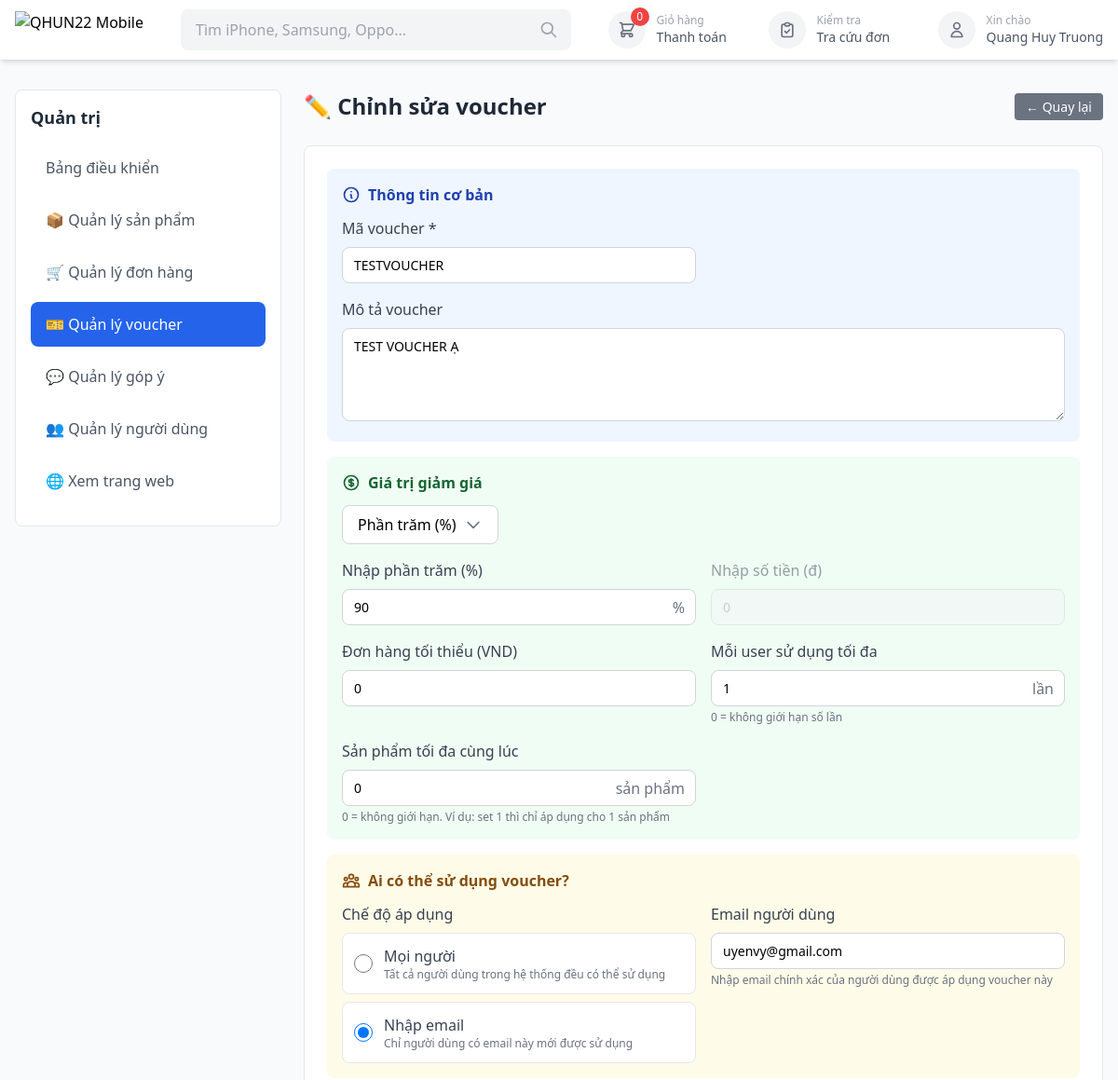
The page /qhun22/vouchers/8/edit/ (signed in, upper part) on the database as committed earlier.
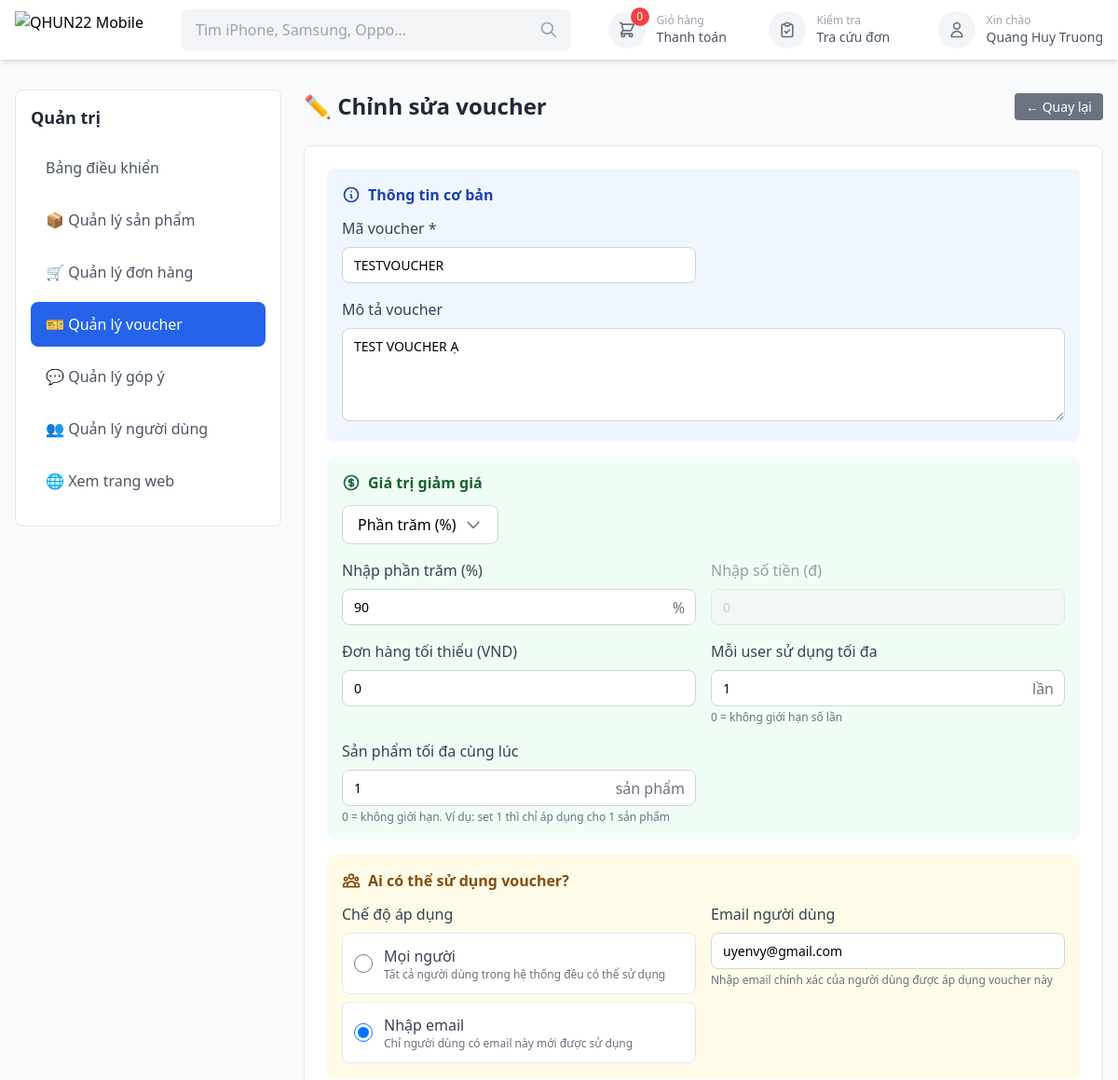
The same page on the database as committed later.
### shop/models.py (models this page shows, shortened)
class Coupon(models.Model):
    DISCOUNT_TYPE_CHOICES = [
        ('percent', 'Giảm theo phần trăm'),
        ('fixed', 'Giảm số tiền cố định'),
    ]
    USAGE_TYPE_CHOICES = [
        ('all', 'Mọi người'),
        ('specific', 'Nhập email'),
    ]
    code = models.CharField(
        max_length=50,
        unique=True,
        verbose_name="Mã giảm giá"
    )
    description = models.TextField(
        blank=True,
        default='',
        verbose_name="Mô tả voucher"
    )
    discount_type = models.CharField(
        max_length=10,
        choices=DISCOUNT_TYPE_CHOICES,
        default='percent',
        verbose_name="Loại giảm giá"
    )
    discount_value = models.PositiveIntegerField(
        default=0,
        verbose_name="Giá trị giảm"
    )
    min_order = models.PositiveIntegerField(
        default=0,
        verbose_name="Đơn hàng tối thiểu (VND)"
    )
    max_usage = models.PositiveIntegerField(
        default=0,
        verbose_name="Số người sử dụng tối đa",
        help_text="0 = không giới hạn số người"
    )
    max_usage_per_user = models.PositiveIntegerField(
        default=1,
        verbose_name="Mỗi user sử dụng tối đa",
        help_text="Số lần mỗi user được sử dụng voucher này"
    )
    usage_type = models.CharField(
        max_length=10,
        choices=USAGE_TYPE_CHOICES,
        default='all',
        verbose_name="Ai có thể sử dụng"
    )
    specific_email = models.EmailField(
        blank=True,
        null=True,
        verbose_name="Email áp dụng",
        help_text="Nhập email người dùng được sử dụng voucher này"
    )
    is_active = models.BooleanField(default=True, verbose_name="Còn hiệu lực")
    expires_at = models.DateTimeField(
        null=True,
        blank=True,
        verbose_name="Hết hạn"
    )
    max_product_limit = models.PositiveIntegerField(
        default=0,
        verbose_name="Sản phẩm tối đa cùng lúc",
        help_text="0 = không giới hạn. Ví dụ: set 1 thì chỉ áp dụng cho 1 sản phẩm, set 3 thì áp dụng cho tối đa 3 sản phẩm."
    )
    class Meta:
        verbose_name = "Mã giảm giá"
        verbose_name_plural = "Mã giảm giá"

### shop/views.py (the view, shortened to what this page needs)
# urls.py: path('qhun22/vouchers/<int:voucher_id>/edit/', views.admin_voucher_edit, name='admin_voucher_edit'),
@user_passes_test(is_admin)
def admin_voucher_edit(request, voucher_id):
    voucher = get_object_or_404(Coupon, id=voucher_id)
    context = {
        'voucher': voucher,
        'page_title': 'Chỉnh sửa voucher - Admin',
    }
    return render(request, 'admin/voucher_form.html', context)

### shop/context_processors.py (called while the page is built)
def cart_context(request):
    from shop.models import Cart
    cart = None
    if request.user.is_authenticated:
        cart = Cart.objects.filter(user=request.user).first()
    else:
        session_key = request.session.session_key
        if session_key:
            cart = Cart.objects.filter(session_key=session_key).first()
    return {
        'cart': cart,
    }

### shop/models.py (called while the page is built)
    @property
    def total_items(self):
        return sum(item.quantity for item in self.items.all())

### shop/views.py (called while the page is built)
def is_admin(user):
    return user.is_staff or user.is_superuser

### templates/admin/voucher_form.html (shortened to what the changed rows need)
{% extends 'base.html' %}
{% load static %}
{% block extra_css %}
<link rel="stylesheet" href="{% static 'css/admin.css' %}">
{% endblock %}
{% block content %}
<div class="admin-container">
    <div class="admin-max-width">
        <div class="flex flex-col md:flex-row gap-6">
            <div class="admin-sidebar">
                <div class="admin-sidebar-card">
                    <h2 class="admin-sidebar-title">Quản trị</h2>
                </div>
            </div>
            <div class="admin-content">
                <div class="admin-header">
                    <div class="flex items-center justify-between">
                        <div>
                            <h1 class="admin-title">{% if voucher %}✏️ Chỉnh sửa voucher{% else %}➕ Thêm voucher mới{% endif %}</h1>
                        </div>
                    </div>
                </div>
                <div class="admin-card">
                    <form method="POST" id="voucherForm">
                        <div class="bg-blue-50 rounded-lg p-4 mb-4">
                            <div class="grid grid-cols-1 md:grid-cols-2 gap-4">
                                <div>
                                    <label class="block text-gray-700 mb-2">Mã voucher *</label>
                                    <input type="text" name="code"
                                           value="{{ voucher.code|default:'' }}" required
                                           placeholder="Ví dụ: SUMMER2024"
                                           class="admin-input" style="text-transform: uppercase;">
                                </div>
                            </div>
                            <div class="mt-4">
                                <label class="block text-gray-700 mb-2">Mô tả voucher</label>
                                <textarea name="description" rows="3"
                                          placeholder="Nhập mô tả voucher (tùy chọn)..."
                                          class="admin-input">{{ voucher.description|default:'' }}</textarea>
                            </div>
                        </div>
                        <div class="bg-green-50 rounded-lg p-4 mb-4">
                            <div class="grid grid-cols-1 md:grid-cols-2 gap-4 mt-4">
                                <div id="percent_input_container" class="{% if voucher.discount_type == 'fixed' %}opacity-50{% endif %}">
                                    <div class="relative">
                                        <input type="number" name="discount_value_percent"
                                               value="{% if voucher.discount_type != 'fixed' %}{{ voucher.discount_value|default:0 }}{% endif %}"
                                               min="0" max="100"
                                               placeholder="0"
                                               class="admin-input pr-8 {% if voucher.discount_type == 'fixed' %}pointer-events-none{% endif %}"
                                               oninput="updateDiscountValue('percent', this.value)">
                                        <span class="absolute right-3 top-1/2 -translate-y-1/2 text-gray-500">%</span>
                                    </div>
                                </div>
                                <div id="fixed_input_container" class="{% if voucher.discount_type != 'fixed' %}opacity-50{% endif %}">
                                    <label class="block text-gray-700 mb-2">Nhập số tiền (đ)</label>
                                    <input type="number" name="discount_value_fixed"
                                           value="{% if voucher.discount_type == 'fixed' %}{{ voucher.discount_value|default:0 }}{% endif %}"
                                           min="0"
                                           placeholder="0"
                                           class="admin-input {% if voucher.discount_type != 'fixed' %}pointer-events-none{% endif %}"
                                           {% if voucher.discount_type != 'fixed' %}disabled{% endif %}
                                           oninput="updateDiscountValue('fixed', this.value)">
                                </div>
                            </div>
                            <div class="grid grid-cols-1 md:grid-cols-2 gap-4 mt-4">
                                <div>
                                    <label class="block text-gray-700 mb-2">Đơn hàng tối thiểu (VND)</label>
                                    <input type="number" name="min_order"
                                           value="{{ voucher.min_order|default:0 }}"
                                           min="0"
                                           placeholder="Nhập giá trị tối thiểu"
                                           class="admin-input">
                                </div>
                                <div>
                                    <div class="relative">
                                        <input type="number" name="max_usage_per_user"
                                               value="{{ voucher.max_usage_per_user|default:1 }}"
                                               min="0"
                                               placeholder="1"
                                               class="admin-input pr-8">
                                        <span class="absolute right-3 top-1/2 -translate-y-1/2 text-gray-500">lần</span>
                                    </div>
                                </div>
                                <div>
                                    <div class="relative">
                                        <input type="number" name="max_product_limit"
                                               value="{{ voucher.max_product_limit|default:0 }}"
                                               min="0"
                                               placeholder="0"
                                               class="admin-input pr-8">
                                        <span class="absolute right-3 top-1/2 -translate-y-1/2 text-gray-500">sản phẩm</span>
                                    </div>
                                </div>
                            </div>
                        </div>
                        <div class="bg-yellow-50 rounded-lg p-4 mb-4">
                            <div class="grid grid-cols-1 md:grid-cols-2 gap-4">
                                <div>
                                    <div class="space-y-2">
                                        <label class="flex items-center gap-3 p-3 bg-white rounded-lg border border-gray-200 cursor-pointer hover:bg-gray-50 transition-colors">
                                            <input type="radio" name="usage_type" value="all"
                                                   class="w-5 h-5 text-blue-600"
                                                   onchange="toggleEmailField()">
                                            <div>
                                                <span class="font-medium text-gray-700">Mọi người</span>
                                                <p class="text-xs text-gray-500">Tất cả người dùng trong hệ thống đều có thể sử dụng</p>
                                            </div>
                                        </label>
                                        <label class="flex items-center gap-3 p-3 bg-white rounded-lg border border-gray-200 cursor-pointer hover:bg-gray-50 transition-colors">
                                            <input type="radio" name="usage_type" value="specific"
                                                   {% if voucher.usage_type == 'specific' %}checked{% endif %}
                                                   class="w-5 h-5 text-blue-600"
                                                   onchange="toggleEmailField()">
                                            <div>
                                                <span class="font-medium text-gray-700">Nhập email</span>
                                                <p class="text-xs text-gray-500">Chỉ người dùng có email này mới được sử dụng</p>
                                            </div>
                                        </label>
                                    </div>
                                </div>
                                <div id="email_container" class="{% if voucher.usage_type != 'specific' %}opacity-50{% endif %}">
                                    <label class="block text-gray-700 mb-2">Email người dùng</label>
                                    <input type="email" name="specific_email" id="specific_email"
                                           value="{{ voucher.specific_email|default:'' }}"
                                           placeholder="Ví dụ: ngocKhanh@gmail.com"
                                           class="admin-input {% if voucher.usage_type != 'specific' %}pointer-events-none{% endif %}"
                                           {% if voucher.usage_type != 'specific' %}disabled{% endif %}>
                                    <p class="text-xs text-gray-500 mt-1">Nhập email chính xác của người dùng được áp dụng voucher này</p>
                                </div>
                            </div>
                        </div>
                    </form>
                </div>
            </div>
        </div>
    </div>
</div>
{% endblock %}

Rows that differ between the two databases and show on the page:
changed Coupon "TESTVOUCHER": max_product_limit "0" → "1"
